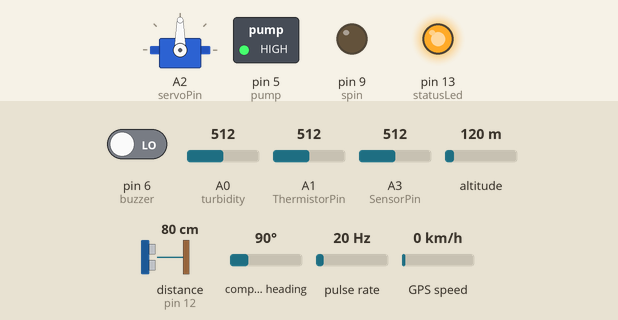
Recording of a sketch running on a simulated Arduino Uno, built with avr-gcc and run on an emulated ATmega328P. Shown: servo, switched loads named in the sketch (green lamp = pin HIGH), output pins drawn as LEDs (lit = HIGH). Wiring (inferred from the names in the program): ultrasonic range finder: trigger pin 11; echo pin 12; pulse sensor: data pin 2. The inputs (shaded band) are chosen by the test bench; at power-on: distance to the obstacle (sensor on pin 12) 80 cm, pin 6 (buzzer) LOW, A0 (turbidity) = 512, A1 (ThermistorPin) = 512, A3 (SensorPin) = 512, altitude 120 m, compass heading 90°, pulse rate 20 Hz, GPS speed 0 km/h. The echo pulse lasts 58.3 µs per cm; the GPS gets a fix after 3 s at 37.7749, -122.4194 with 8 satellites; the modem accepts every AT command (registered, SIM ready, sends succeed) and sends nothing else; pins used as bus, display or sensor lines are not drawn; what the sketch prints to the serial monitor is not drawn.

Above: at 2.7 s.
2.8 s: distance to the obstacle (sensor on pin 12) set to 5 cm
4.3 s: distance to the obstacle (sensor on pin 12) set to 2 cm
At 5.2 s:
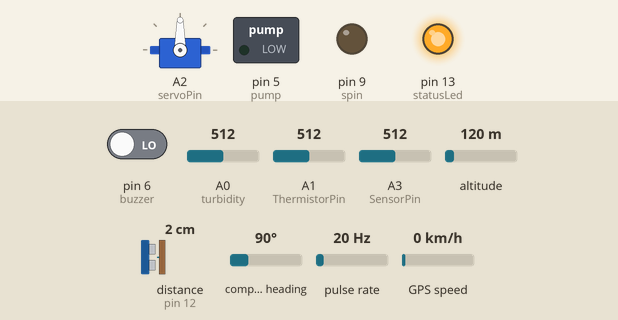
8.3 s: distance to the obstacle (sensor on pin 12) set to 13 cm
10.1 s: distance to the obstacle (sensor on pin 12) set to 17 cm
At 10.9 s:
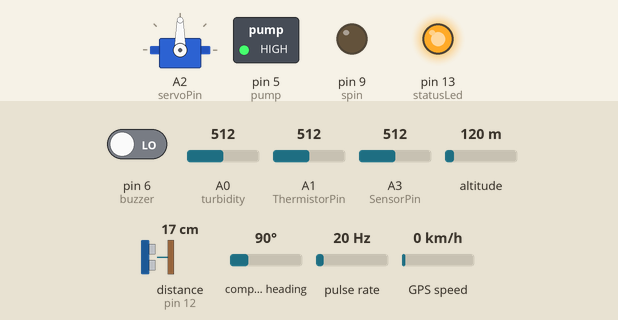
Timing chart, 0 to 13.1 s (numbered marks = the images above; inputs shaded):
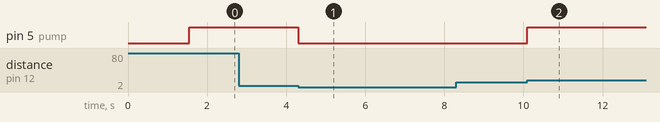

The sketch:

WaterQualityMyProject_Arduino_part.ino
```cpp
float turlevelmin=1.0;
float turlevelmax=2.3;

int NTUoffset=0;
bool startclean=false;
bool pumpstatus=false;
int count=0;

////////////////////ph
#define SensorPin A3            //pH meter Analog output to Arduino Analog Input 0
#define Offset -2.51            //deviation compensate
#define LED 13
#define buzzer 6
#define samplingInterval 20
#define printInterval 800
#define ArrayLenth  40    //times of collection
int pHArray[ArrayLenth];   //Store the average value of the sensor feedback
int pHArrayIndex=0;


/////////////////////Gsm
//Create software serial object to communicate with SIM900
#include <SoftwareSerial.h>
SoftwareSerial mySerial(7, 8); //SIM900 Tx & Rx is connected to Arduino #7 & #8

/////////////////////servo
#include <Servo.h>
int servoPin = A2;
Servo Servo1;
#define spin 9
////////////////////cleaning motor
int cleaning_motor = 10;
////////////////////pump motor
#define pump 5

////////////////////temperature
int ThermistorPin = A1;
///////////////////turbidity
#define turbidity A0
int y;
float a;
float b;
float NTU;

/////////////////////////////GPS
#include <TinyGPS++.h>
#include <SoftwareSerial.h>

static const int RXPin = 4, TXPin = 3; //////////////// RX arduino er 3 te ar TX 4 e lagate hobe
static const uint32_t GPSBaud = 9600;

// The TinyGPS++ object
TinyGPSPlus gps;

// The serial connection to the GPS device
SoftwareSerial ss(RXPin, TXPin);

/////////////////flow
byte statusLed    = 13;

byte sensorInterrupt = 0;  // 0 = digital pin 2
byte sensorPin       = 2;

// The hall-effect flow sensor outputs approximately 4.5 pulses per second per
// litre/minute of flow.
float calibrationFactor = 4.5;

volatile byte pulseCount;

float flowRate;
unsigned int flowMilliLitres;
unsigned long totalMilliLitres;

unsigned long oldTime;
///////////////////////


char mystr[1050]={};
///////////////////////////////////sonar
int trigPin = 11;    // Trigger
int echoPin = 12;    // Echo  kaje lagbe
long duration, cm, inches;
long volume;
long Time;
int SerFlowRate;
int SerTotalmm;
int used_water_by_sonar=0;
int previous_volume;
int check=0;


String message="";


void setup() {
  Serial.begin (9600);
  ////////////////////////////servo
  Servo1.attach(servoPin);
  pinMode(spin, OUTPUT);
  //////////////////////////pump
  pinMode(pump,OUTPUT);
  /////////////////////////////////Gsm
  //Begin serial communication with Arduino and Arduino IDE (Serial Monitor)
  Serial.begin(9600);

  //Begin serial communication with Arduino and SIM900
  mySerial.begin(19200);

  Serial.println("Initializing...");
  delay(1000);

  mySerial.println("AT"); //Handshaking with SIM900
//  updateSerial();

  mySerial.println("AT+CMGF=1"); // Configuring TEXT mode
//  updateSerial();
  mySerial.println("AT+CNMI=1,2,0,0,0"); // Decides how newly arrived SMS messages should be handled
//  sendsms();
  updateSerial();

  ////////////flow
  // Set up the status LED line as an output
  pinMode(statusLed, OUTPUT);
  digitalWrite(statusLed, HIGH);  // We have an active-low LED attached

  pinMode(sensorPin, INPUT);
  digitalWrite(sensorPin, HIGH);

  pulseCount        = 0;
  flowRate          = 0.0;
  flowMilliLitres   = 0;
  totalMilliLitres  = 0;
  oldTime           = 0;

  // The Hall-effect sensor is connected to pin 2 which uses interrupt 0.
  // Configured to trigger on a FALLING state change (transition from HIGH
  // state to LOW state)
  attachInterrupt(sensorInterrupt, pulseCounter, FALLING);
  //////////////////////


  ss.begin(GPSBaud);

  pinMode(trigPin, OUTPUT);
  pinMode(echoPin, INPUT);

  pinMode(buzzer,INPUT);

}
int c=1;


String gettingdata(){
  /////////getting data from nodeMCU
  char mystr[1050]={};
  char str[1050]={};
  bool assign=false;
  Serial.readBytes(mystr,200); //Read the serial data and store in var
////////////Cleaning data
    for(int i=0,j=0;i<50;i++){
      if(mystr[i]=='y' && mystr[i+1]=='y'){
          assign=true;
          i+=2;
        }
      if(mystr[i]=='z'&& mystr[i+1]=='z'){
          assign=false;
          break;
        }
      if(assign==true){
        str[j]=mystr[i];
          j++;
       }
    }
    Serial.print("data: ");
//    Serial.println(str);
//    Serial.println();
  //////////cleaning ended
  return str;
}

void clean_flush(){
  ///////////////////////////////////////////////////////////////////////////////////////////////////////////////cleaning motor
  digitalWrite(cleaning_motor,HIGH);
  delay(10000);
  digitalWrite(cleaning_motor,LOW);
  delay(2000);

  ///////////////////////////////////////////////////////////////////////////////////////////////////////////////servo
//  int maxdeg=120;
  digitalWrite(spin,HIGH);
  delay(200);
  digitalWrite(spin,LOW);
}


void pulseCounter()
{
  // Increment the pulse counter
  pulseCount++;
}
double avergearray(int* arr, int number){
  int i;
  int max,min;
  double avg;
  long amount=0;
  if(number<=0){
    Serial.println("Error number for the array to avraging!/n");
    return 0;
  }
  if(number<5){   //less than 5, calculated directly statistics
    for(i=0;i<number;i++){
      amount+=arr[i];
    }
    avg = amount/number;
    return avg;
  }else{
    if(arr[0]<arr[1]){
      min = arr[0];max=arr[1];
    }
    else{
      min=arr[1];max=arr[0];
    }
    for(i=2;i<number;i++){
      if(arr[i]<min){
        amount+=min;        //arr<min
        min=arr[i];
      }else {
        if(arr[i]>max){
          amount+=max;    //arr>max
          max=arr[i];
        }else{
          amount+=arr[i]; //min<=arr<=max
        }
      }//if
    }//for
    avg = (double)amount/(number-2);
  }//if
  return avg;
}

//////////writing to NodeMcu
void writeString(String stringData) { // Used to serially push out a String with Serial.write()

  for (int i = 0; i < stringData.length(); i++)
  {
    Serial.write(stringData[i]);   // Push each char 1 by 1 on each loop pass
  }

}// end writeString


/////////////////////////////gsm
void sendsms(){
  ///////////////////////////////////////////////////////////////////////////////////////////////////////////////////////GPS

  int T=0;
  bool flag=false;
  String str="Tank gets dirt";
  while(T<400){
    while (ss.available() > 0){
    gps.encode(ss.read());
    if (gps.location.isUpdated()){
//      Serial.print("Latitude= ");
      float latt= gps.location.lat();
      float longg=gps.location.lng();
//      Serial.print(latt);
//      Serial.print(" Longitude= ");

//      Serial.println(gps.location.lng(),6);
      str=str+" at latt: "+latt+" long: "+longg;
//      Serial.print(str);
//      Serial.println(str);
      delay(200);
//      mySerial.flush();
      mySerial.println("AT+CMGS=\"+8801521579898\"");//change ZZ with country code and xxxxxxxxxxx with phone number to sms
      updateSerial();
      mySerial.print(str); //text content
      updateSerial();
      mySerial.write(26);
      flag=true;
break;
    }
    }
    T++;
  }
  delay(100);
  if(flag==false){
//  Serial.println(str);
  mySerial.println("AT+CMGS=\"+8801521579898\"");//change ZZ with country code and xxxxxxxxxxx with phone number to sms
  updateSerial();
  mySerial.print(str); //text content
  updateSerial();
  mySerial.write(26);
  }
}

void updateSerial()
{
  delay(500);
  while (Serial.available())
  {
    mySerial.write(Serial.read());//Forward what Serial received to Software Serial Port
  }
  while(mySerial.available())
  {
    Serial.write(mySerial.read());//Forward what Software Serial received to Serial Port
  }
}


void loop() {
// while (ss.available() > 0){
//    gps.encode(ss.read());
//    if (gps.location.isUpdated()){
//      Serial.print("Latitude= ");
//      Serial.print(gps.location.lat(), 6);
//      Serial.print(" Longitude= ");
//      Serial.println(gps.location.lng(), 6);
////      gas_value=analogRead(sensor);
////      Serial.println(gas_value);
//    }
//  }


//  sendsms();
  message="";


  ///////////////////////////////////////////////////////////////////////////////////////////////////////////////ph
  static unsigned long samplingTime = millis();
  static unsigned long printTime = millis();
  static float pHValue,voltageph;
  if(millis()-samplingTime > samplingInterval)
  {
      pHArray[pHArrayIndex++]=analogRead(SensorPin);
      if(pHArrayIndex==ArrayLenth)pHArrayIndex=0;
      voltageph = avergearray(pHArray, ArrayLenth)*5.0/1024;
      pHValue = 3.5*voltageph+Offset;
      samplingTime=millis();
  }
  if(millis() - printTime > printInterval)   //Every 800 milliseconds, print a numerical, convert the state of the LED indicator
  {
//  Serial.print("Voltage:");
//        Serial.print(voltage,2);
//        Serial.print("  pH:  ");//
//        Serial.println(pHValue,2);//
//        digitalWrite(LED,digitalRead(LED)^1);
        printTime=millis();
        message=message+"pH: "+pHValue+",";
        if(pHValue>=8 && pHValue<=6){
          startclean=true;
          }
  }
  ///////////////////////////////////////////////////////////////////////////////////////////////////////////////temprature
  int Vo;
  float R1 = 10000;
  float logR2, R2, T,C;
  float c1 = 1.009249522e-03, c2 = 2.378405444e-04, c3 = 2.019202697e-07;
  Vo = analogRead(ThermistorPin);
  R2 = R1 * (1023.0 / (float)Vo - 1.0);
  logR2 = log(R2);
  T = (1.0 / (c1 + c2*logR2 + c3*logR2*logR2*logR2));
  T = T - 273.15;
  T = (T * 9.0)/ 5.0 + 32.0;
  T=T-150;
  C=(T-32)/1.8;

//  Serial.print("Temperature: "); //
//  Serial.print(C);//
//  Serial.println(" C")//;
  message=message+"Temperature: "+C+"C"+",";

  ///////////////////////////////////////////////////////////////////////////////////////////////////////////////turbidity
    int sensorValue = analogRead(turbidity);// read the input on analog pin 0:
    float voltage = sensorValue * (5.0 / 1024.0); // Convert the analog reading (which goes from 0 - 1023) to a voltage (0 - 5V):
//    Serial.println(voltage); // print out the value you read:
    //////finding NTU from NTU-voltage curve eqn: NTU= -1120.4v2+5742.3v-4352.9
    b=5742.3*voltage;
    voltage=voltage*voltage;
    a=1120.4*voltage;
    b=b-4352.9;
    NTU=b-a;
    NTU=NTU-NTUoffset;
//    NTU=NTU/1000;
//    Serial.print("tur :");//
//    Serial.println(NTU);//
//    delay(500);

//    Serial.println(NTU);
    message=message+"Turbidity: "+NTU+",";

  /////////////////////////////////////////////////////////////////////////////////////////////////////////////////flow
if((millis() - oldTime) > 1000)    // Only process counters once per second
  {
    // Disable the interrupt while calculating flow rate and sending the value to
    // the host
    detachInterrupt(sensorInterrupt);

    // Because this loop may not complete in exactly 1 second intervals we calculate
    // the number of milliseconds that have passed since the last execution and use
    // that to scale the output. We also apply the calibrationFactor to scale the output
    // based on the number of pulses per second per units of measure (litres/minute in
    // this case) coming from the sensor.
    flowRate = ((1000.0 / (millis() - oldTime)) * pulseCount) / calibrationFactor;

    // Note the time this processing pass was executed. Note that because we've
    // disabled interrupts the millis() function won't actually be incrementing right
    // at this point, but it will still return the value it was set to just before
    // interrupts went away.
    oldTime = millis();

    // Divide the flow rate in litres/minute by 60 to determine how many litres have
    // passed through the sensor in this 1 second interval, then multiply by 1000 to
    // convert to millilitres.
    flowMilliLitres = (flowRate / 60) * 1000;

    // Add the millilitres passed in this second to the cumulative total
    totalMilliLitres += flowMilliLitres;

    unsigned int frac;

    // Print the flow rate for this second in litres / minute
//    Serial.print("Flow rate: ");//
//    Serial.print(int(flowRate));  // Print the integer part of the variable     ////eta kaje lagbe//
//    Serial.print("L/min");//
//    Serial.print("\t");       // Print tab space//
    message=message+"Flow: "+int(flowRate)+"L/min"+",";

    // Print the cumulative total of litres flowed since starting
//    Serial.print("Output Liquid Quantity: ");        //
//    Serial.print(totalMilliLitres);
//    Serial.print("mL");
//    Serial.print("\t");       // Print tab space
//  Serial.print(totalMilliLitres/1000);//
//  Serial.println("L");//
    message=message+"Uesd: "+totalMilliLitres/1000+"L"+",";

    // Reset the pulse counter so we can start incrementing again
    pulseCount = 0;

    // Enable the interrupt again now that we've finished sending output
    attachInterrupt(sensorInterrupt, pulseCounter, FALLING);
  }

///////////////////////////////////////////////////////////////////////////////////////////////////////////////////////GPS
while (ss.available() > 0){
    gps.encode(ss.read());
    if (gps.location.isUpdated()){
//      Serial.print("Latitude= "); //
//      Serial.print(gps.location.lat(), 6);//
//      Serial.print(" Longitude= "); //
//      Serial.println(gps.location.lng(), 6);//
      message=message+"Location: "+gps.location.lat()+" "+gps.location.lng()+",";
    }
  }

///////////////////////////////////////////////////////////////////////////////////////////////////////////////////////////////sonar
   // The sensor is triggered by a HIGH pulse of 10 or more microseconds.
  // Give a short LOW pulse beforehand to ensure a clean HIGH pulse:
  digitalWrite(trigPin, LOW);
  delayMicroseconds(5);
  digitalWrite(trigPin, HIGH);
  delayMicroseconds(10);
  digitalWrite(trigPin, LOW);

  // Read the signal from the sensor: a HIGH pulse whose
  // duration is the time (in microseconds) from the sending
  // of the ping to the reception of its echo off of an object.
  pinMode(echoPin, INPUT);
  duration = pulseIn(echoPin, HIGH);

  // Convert the time into a distance
  cm = (duration/2) / 29.1;     // Divide by 29.1 or multiply by 0.0343
  inches = (duration/2) / 70;   // Divide by 74 or multiply by 0.0135
  volume=3.5-(0.17*cm);   //volume=1500-(3.1416*(0.07798*0.07798))*(cm/100)*1000);
  if(volume<0){volume=0;}
//  if(volume<=1){count=0;}


//Serial.print("aaaaaaaaaaaaaaaa");Serial.println(cm);
  if(volume<1 && pumpstatus==false){
    digitalWrite(pump,HIGH);
    pumpstatus=true;

    }
    else if(volume>=3/*(cm<=5 && cm>=2)*/&& (pumpstatus==true)){
//      Serial.println("Low");
    digitalWrite(pump,LOW);
    pumpstatus=false;
    }

//  Serial.print("in ");
//  Serial.println(inches);
//  Serial.print(volume);//
//  Serial.print("volume");//
//  Serial.println();//
//  delay(250);

//  Serial.print("vvvvvvvvvvvvv");
//        Serial.print(volume);
  message=message+"volume: "+volume+"L";
  /*
  if(message[52]!='\0'){
  Serial.write("yy");
  writeString(message);
  Serial.write("zz");
  Serial.println();
  }*/
  if(digitalRead(buzzer)==HIGH){
  Serial.print(c);
  Serial.print(" : ");
  int ntu=NTU;
  Serial.print(ntu);
  Serial.print(",");
  Serial.print(pHValue);
  Serial.print(",");
  Serial.println(C);
  c++;
  delay(1000);
  }

  /*
  ///////cleaning and controlling
  if(NTU<=turlevelmin ){
    startclean=true;
    count=count+1;
    Serial.println(count);
    }else{
      count=0;
    }
    */

    if(startclean==true){
//      if(volume>=2){
      if(count>=1000){
        Serial.println("Dirt!!!!!!!!");
//        Serial.print(volume);
//        Serial.print(count);
//        Serial.println();
    digitalWrite(buzzer,HIGH);
    delay(2000);
    digitalWrite(buzzer,LOW);
    delay(100);
    clean_flush();
    sendsms();
//    digitalWrite(pump,HIGH);
//    delay(100);
//    if(cm<=5){
//    analogWrite(pump,LOW);
//    delay(1000);
//    }
    startclean=false;
    count=0;
//    delay(10000);
    }
//   }
}

//    clean_flush();
//    sendsms();
//    digitalWrite(pump,HIGH);
//    delay(1000);
//    digitalWrite(pump,LOW);


//   String string=gettingdata();
//   Serial.println(string);

}
```

Measured:
- the behaviour switches between 4 and 3 cm on distance to the obstacle (sensor on pin 12) (found by bisection; images 0 and 1)
- the behaviour switches between 15 and 16 cm on distance to the obstacle (sensor on pin 12) (found by bisection; images 1 and 2)
- after the input at 2.8 s, every drawn part: stays the same
- after the input at 4.3 s, pin 5 (pump): HIGH → LOW at once
- after the input at 8.3 s, every drawn part: stays the same
- after the input at 10.1 s, pin 5 (pump): LOW → HIGH at once
